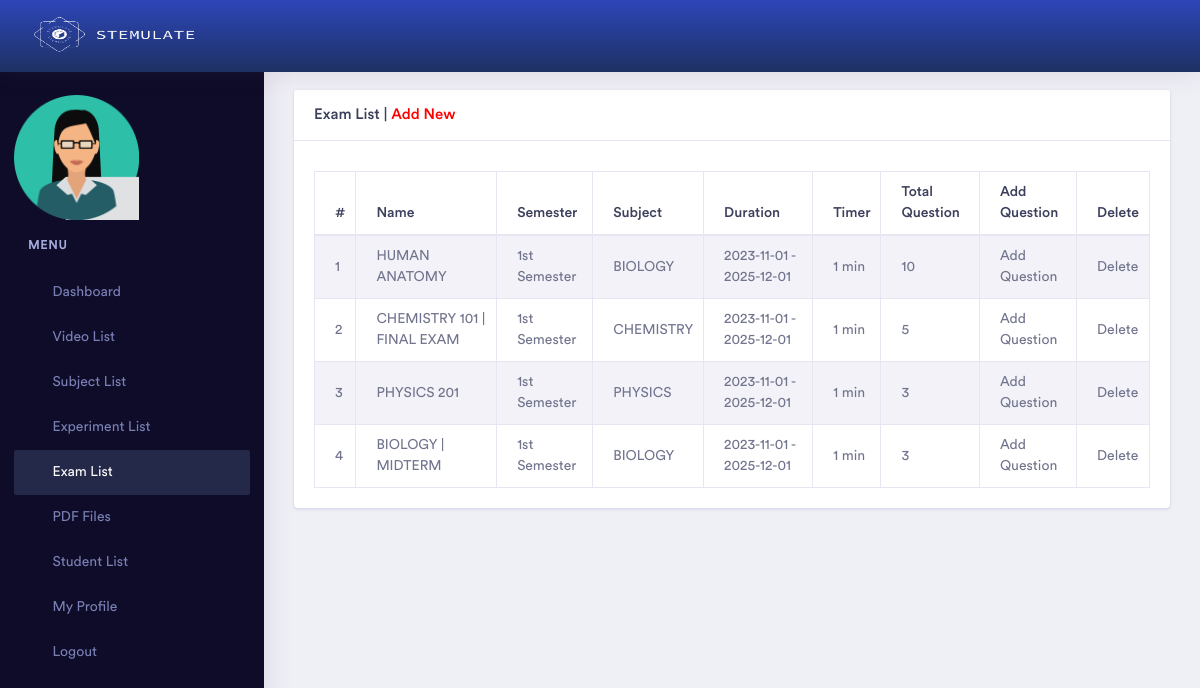
The app's page /admin/exam_list.php (signed in), older data.
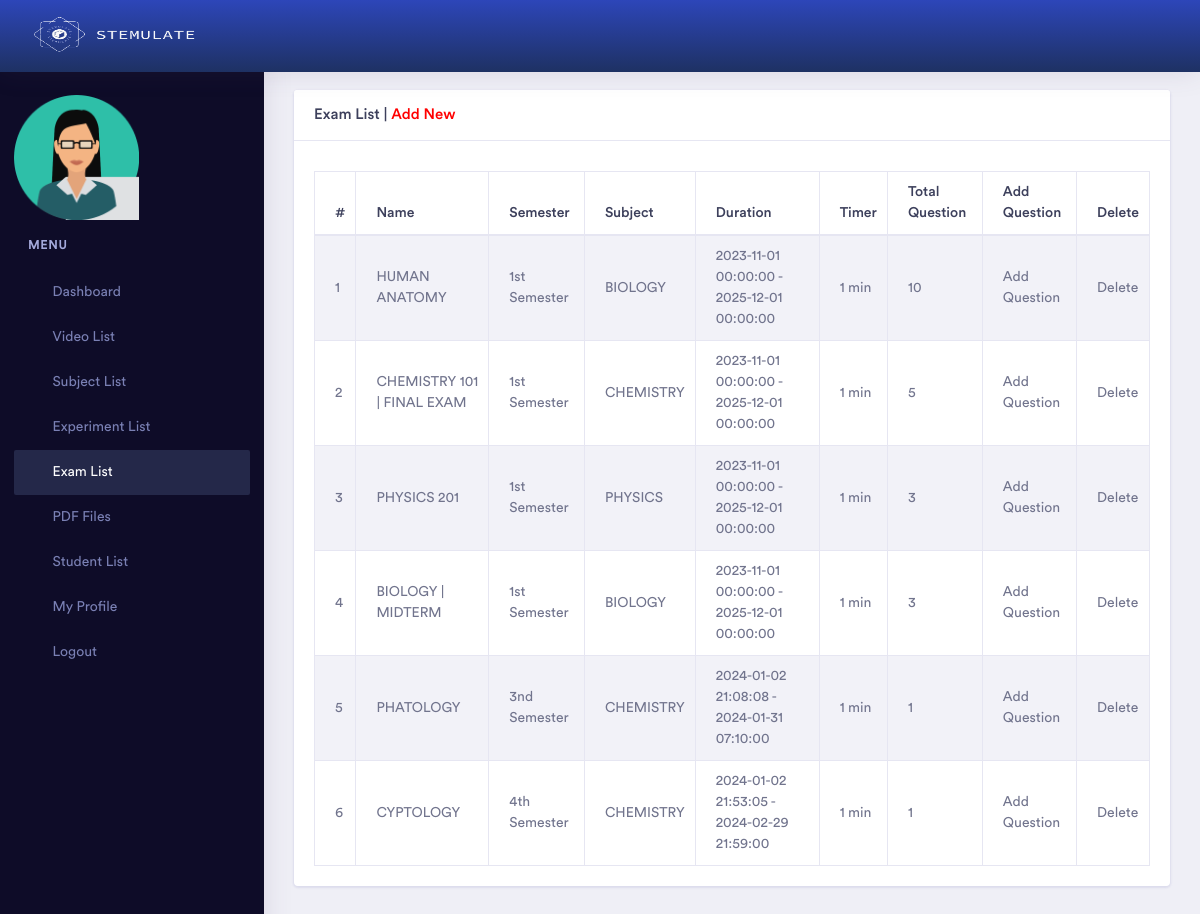
The same page, newer data.
### tables this page shows
CREATE TABLE `exam` (
  `id` int(11) NOT NULL,
  `semester_id` int(11) NOT NULL,
  `subject_id` int(11) NOT NULL,
  `name` varchar(255) NOT NULL,
  `status` int(11) NOT NULL,
  `admin_id` int(11) NOT NULL,
  `duration` int(11) DEFAULT NULL,
  `question_mark` int(11) DEFAULT NULL,
  `total_mark` int(11) DEFAULT NULL,
  `total_question` int(11) NOT NULL,
  `startDate` datetime DEFAULT NULL,
  `endDate` datetime DEFAULT NULL
);

CREATE TABLE `semester` (
  `id` int(11) NOT NULL,
  `name` varchar(255) NOT NULL,
  `status` int(11) NOT NULL,
  `admin_id` int(11) NOT NULL,
  `startDate` date DEFAULT NULL,
  `endDate` date DEFAULT NULL
);

CREATE TABLE `subject` (
  `id` int(11) NOT NULL,
  `semester_id` int(11) NOT NULL,
  `name` varchar(255) NOT NULL,
  `status` int(11) NOT NULL,
  `admin_id` int(11) NOT NULL,
  `startDate` date DEFAULT NULL,
  `endDate` date DEFAULT NULL
);

### admin/exam_list.php (the view, shortened to what this page needs)
<?php
    if ($_SESSION['p'] != "") {
?>
<!doctype html>
<html lang="en">
<head>
    <?php include 'head.php'; ?>
</head>
<body>
    <div class="dashboard-main-wrapper">
         <div class="dashboard-header">
            <?php include 'header.php';  ?>
        </div>
       <div class="nav-left-sidebar sidebar-dark">
            <?php include 'left_menu.php'; ?>
        </div>
        <div class="dashboard-wrapper">
            <div class="container-fluid  dashboard-content">
                <div class="row">
                    <div class="col-xl-12 col-lg-12 col-md-12 col-sm-12 col-12">
                        <div class="card">
                            <h5 class="card-header">Exam List | <a href="exam_add.php" style="color:red;">Add New</a></h5>
                            <span style="padding-left:20px; padding-top:10px;">
                            </span>
                            <div class="card-body">
                                <div class="table-responsive">
                                    <table class="table table-striped table-bordered">
                                        <thead>
                                            <tr>
                                                <th>#</th>
                                                <th>Name</th>
                                                <th>Semester</th>
                                                <th>Subject</th>
                                                <th>Duration</th>
                                                <th>Timer</th>
                                                <th>Total Question</th>
                                                <th>Add Question</th>
                                                <th>Delete</th>
                                            </tr>
                                        </thead>
                                        <tbody>
                                            <?php
                                                include 'db.php';
                                                $sl = 0;
                                                $query = mysqli_query($link, "select * from exam where status = '1' and admin_id = '$_SESSION[id]' ");
                                                while($data = mysqli_fetch_array($query)) {
                                            ?>
                                            <tr>
                                                <td><?php echo ++$sl; ?></td>
                                                <td><?php echo $data['name']; ?></td>
                                                <td>
                                                    <?php
                                                        $query2 = mysqli_query($link, "select * from semester where id = '$data[semester_id]'");
                                                        while($data2 = mysqli_fetch_array($query2)) {
                                                            echo $data2['name'];
                                                        }
                                                    ?>
                                                </td>
                                                <td>
                                                    <?php
                                                        $query2 = mysqli_query($link, "select * from subject where id = '$data[subject_id]'");
                                                            while($data2 = mysqli_fetch_array($query2)) {
                                                            echo $data2['name'];
                                                        }
                                                    ?>
                                                </td>
                                                <td><?php echo $data['startDate'];?> - <?php echo $data['endDate']; ?></td>
                                                <td><?php echo $data['duration']; ?> min</td>
                                                <td><?php echo $data['total_question']; ?></td>
                                                <td><a href="question_add.php?exam_id=<?php echo $data['id']; ?>&q=<?php echo $data['total_question']; ?>">Add Question</a></td>
                                                <td><a href="?id=<?php echo $data['id']; ?>" onclick="return confirm('Delete Confirm?');">Delete</a></td>
                                            </tr>
                                            <?php } ?>
                                        </tbody>
                                    </table>
                                </div>
                            </div>
                        </div>
                    </div>
                </div>
            </div>
        </div>
    </div>
</body>
</html>
<?php
} else {
    echo "<script>";
    echo "self.location='index.php?msg=<font color=red>Please Login First.</font>';";
    echo "</script>";
}
?>

### admin/head.php (shortened to what this page needs)
<link rel="stylesheet" href="assets/vendor/bootstrap/css/bootstrap.min.css">
<link href="assets/vendor/fonts/circular-std/style.css" rel="stylesheet">
<link rel="stylesheet" href="assets/libs/css/style.css">
<link rel="stylesheet" href="assets/vendor/fonts/fontawesome/css/fontawesome-all.css">
<link rel="stylesheet" href="assets/vendor/charts/chartist-bundle/chartist.css">
<link rel="stylesheet" href="assets/vendor/charts/morris-bundle/morris.css">
<link rel="stylesheet" href="assets/vendor/fonts/material-design-iconic-font/css/materialdesignicons.min.css">
<link rel="stylesheet" href="assets/vendor/charts/c3charts/c3.css">
<link rel="stylesheet" href="assets/vendor/fonts/flag-icon-css/flag-icon.min.css">

### admin/header.php (shortened to what this page needs)
<nav class="navbar navbar-expand-lg bg-blue fixed-top">
    <a class="navbar-brand" href="dashboard.php">
        <img src="./assets/images/logo-stemulate.png" width=200 height=50 alt="logo-stemulate" class="img-rounded">
    </a>
</nav>

### admin/left_menu.php (shortened to what this page needs)
<?php
$directoryURI = $_SERVER['REQUEST_URI'];
$path = parse_url($directoryURI, PHP_URL_PATH);
$components = explode('/', $path);
$page = $components[3];
$noImage = "https://placehold.it/150/30a5ff/fff";
?>
<?php if ($_SESSION['u']==='superadmin') { ?>
            <div class="menu-list">
                <nav class="navbar navbar-expand-lg navbar-light">
                    <a class="d-xl-none d-lg-none" href="#">Dashboard</a>
                    <button class="navbar-toggler" type="button" data-toggle="collapse" data-target="#navbarNav" aria-controls="navbarNav" aria-expanded="false" aria-label="Toggle navigation">
                        <span class="navbar-toggler-icon"></span>
                    </button>
                    <div class="collapse navbar-collapse" id="navbarNav">
                        <ul class="navbar-nav flex-column">
                            <br/>
                            <img src="<?php if ($_SESSION['i']) {
                                    echo $_SESSION['i'];
                            } else { echo $noImage; } ?>" class="img-responsive desktop-image" width="125px" height="125px" alt="image" class="responsive">
                            <li class="nav-divider">Menu</li>
                            <li class="nav-item ">
                                <a class="nav-link <?php if($page == "academic_yr_list.php"){ echo "active"; } ?>" href="academic_yr_list.php"><i class="fab fa-fw fa-wpforms"></i>Academic Year </a>
                            </li>
                            <li class="nav-item ">
                                <a class="nav-link <?php if($page == "semester_list.php"){ echo "active"; } ?>" href="semester_list.php"><i class="fab fa-fw fa-wpforms"></i>Semester List </a>
                            </li>
                            <li class="nav-item ">
                                <a class="nav-link <?php if($page == "sa_teacher_list.php"){ echo "active"; } ?>" href="sa_teacher_list.php"> <i class="fab fa-fw fa-wpforms"></i>Teacher List </a>
                            </li>
                            <li class="nav-item ">
                                <a class="nav-link <?php if($page == "sa_student_list.php"){ echo "active"; } ?>" href="sa_student_list.php"><i class="fab fa-fw fa-wpforms"></i>Student List</a>
                            </li>
                            <li class="nav-item ">
                                <a class="nav-link <?php if($page == "config.php"){ echo "active"; } ?>" href="config.php"><i class="fab fa-fw fa-wpforms"></i>Configuration</a>
                            </li>
                            <li class="nav-item ">
                                <a class="nav-link <?php if($page == "logout.php"){ echo "active"; } ?>" href="logout.php"><i class="fab fa-fw fas fa-power-off"></i>Logout</a>
                            </li>
                        </ul>
                    </div>
                </nav>
            </div>
            <?php  } else { ?>
            <div class="menu-list">
                <nav class="navbar navbar-expand-lg navbar-light">
                    <div class="collapse navbar-collapse" id="navbarNav">
                        <ul class="navbar-nav flex-column">
                            <br/>
                            <img src="<?php if ($_SESSION['i']) {
                                    echo $_SESSION['i'];
                            } else { echo $noImage; } ?>" class="img-responsive desktop-image" width="125px" height="125px" alt="image" class="responsive">
                            <li class="nav-divider">Menu</li>
                            <li class="nav-item ">
                                <a class="nav-link <?php if($page == "dashboard.php"){ echo "active"; } ?>" href="dashboard.php"> <i class="fab fa-fw fa-wpforms"></i>Dashboard </a>
                            </li>
                            <li class="nav-item ">
                                <a class="nav-link <?php if($page == "vdo_list.php"){ echo "active"; } ?>" href="vdo_list.php"><i class="fab fa-fw fa-wpforms"></i>Video List </a>
                            </li>
                            <li class="nav-item ">
                                <a class="nav-link <?php if($page == "subject_list.php"){ echo "active"; } ?>" href="subject_list.php"><i class="fab fa-fw fa-wpforms"></i>Subject List </a>
                            </li>
                            <li class="nav-item ">
                                <a class="nav-link <?php if($page == "experiment_list.php"){ echo "active"; } ?>" href="experiment_list.php"><i class="fab fa-fw fa-wpforms"></i>Experiment List</a>
                            </li>
                            <li class="nav-item ">
                                <a class="nav-link <?php if($page == "exam_list.php"){ echo "active"; } ?>" href="exam_list.php"><i class="fab fa-fw fa-wpforms"></i>Exam List</a>
                            </li>
                            <li class="nav-item ">
                                <a class="nav-link <?php if($page == "pdf_list.php"){ echo "active"; } ?>" href="pdf_list.php"><i class="fab fa-fw fa-wpforms"></i>PDF Files</a>
                            </li>
                            <li class="nav-item ">
                                <a class="nav-link <?php if($page == "student_list.php"){ echo "active"; } ?>" href="student_list.php"><i class="fab fa-fw fa-wpforms"></i>Student List</a>
                            </li>
                            <li class="nav-item ">
                                <a class="nav-link <?php if($page == "edit_profile.php"){ echo "active"; } ?>" href="edit_profile.php"><i class="fab fa-fw fa-wpforms"></i>My Profile</a>
                            </li>
                            <li class="nav-item ">
                                <a class="nav-link <?php if($page == "logout.php"){ echo "active"; } ?>" href="logout.php"><i class="fab fa-fw fas fa-power-off"></i>Logout</a>
                            </li>
                        </ul>
                    </div>
                </nav>
            </div>
            <?php  } ?>

Row changes from the older to the newer data that the page shows:
changed exam "HUMAN ANATOMY": startDate "2023-11-01" → "2023-11-01 00:00:00"; endDate "2025-12-01" → "2025-12-01 00:00:00"
changed exam "CHEMISTRY 101 | FINAL EXAM": startDate "2023-11-01" → "2023-11-01 00:00:00"; endDate "2025-12-01" → "2025-12-01 00:00:00"
changed exam "PHYSICS 201": startDate "2023-11-01" → "2023-11-01 00:00:00"; endDate "2025-12-01" → "2025-12-01 00:00:00"
changed exam "BIOLOGY | MIDTERM": startDate "2023-11-01" → "2023-11-01 00:00:00"; endDate "2025-12-01" → "2025-12-01 00:00:00"
added exam: name "PHATOLOGY", startDate "2024-01-02 21:08:08", endDate "2024-01-31 07:10:00", duration "1", total_question "1", subject (name "CHEMISTRY")
now on this page (row unchanged): semester: name "3nd Semester", shown under "PHATOLOGY"
added exam: name "CYPTOLOGY", startDate "2024-01-02 21:53:05", endDate "2024-02-29 21:59:00", duration "1", total_question "1", subject (name "CHEMISTRY")
added semester: name "4th Semester", shown under "CYPTOLOGY"
